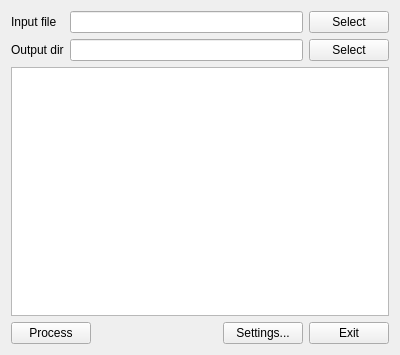
<?xml version="1.0" encoding="UTF-8"?>
<ui version="4.0">
 <class>MainWindow</class>
 <widget class="QMainWindow" name="MainWindow">
  <property name="geometry">
   <rect>
    <x>0</x>
    <y>0</y>
    <width>400</width>
    <height>355</height>
   </rect>
  </property>
  <property name="windowTitle">
   <string>JL Translator Tool</string>
  </property>
  <widget class="QWidget" name="centralWidget">
   <layout class="QGridLayout" name="gridLayout">
    <item row="0" column="0">
     <widget class="QLabel" name="label">
      <property name="text">
       <string>Input file</string>
      </property>
     </widget>
    </item>
    <item row="0" column="1">
     <widget class="QLineEdit" name="lineEdit">
      <property name="readOnly">
       <bool>true</bool>
      </property>
     </widget>
    </item>
    <item row="0" column="2">
     <widget class="QPushButton" name="pushButton_SelectInputFile">
      <property name="text">
       <string>Select</string>
      </property>
     </widget>
    </item>
    <item row="1" column="0">
     <widget class="QLabel" name="label_2">
      <property name="text">
       <string>Output dir</string>
      </property>
     </widget>
    </item>
    <item row="1" column="1">
     <widget class="QLineEdit" name="lineEdit_OutputDir">
      <property name="readOnly">
       <bool>true</bool>
      </property>
     </widget>
    </item>
    <item row="1" column="2">
     <widget class="QPushButton" name="pushButton_SelectOutputDir">
      <property name="text">
       <string>Select</string>
      </property>
     </widget>
    </item>
    <item row="2" column="0" colspan="3">
     <widget class="QTextEdit" name="textEdit_Log">
      <property name="readOnly">
       <bool>true</bool>
      </property>
     </widget>
    </item>
    <item row="3" column="0" colspan="3">
     <layout class="QHBoxLayout" name="horizontalLayout">
      <item>
       <widget class="QPushButton" name="pushButton_Process_Abort">
        <property name="text">
         <string>Process</string>
        </property>
       </widget>
      </item>
      <item>
       <spacer name="horizontalSpacer">
        <property name="orientation">
         <enum>Qt::Horizontal</enum>
        </property>
        <property name="sizeHint" stdset="0">
         <size>
          <width>40</width>
          <height>20</height>
         </size>
        </property>
       </spacer>
      </item>
      <item>
       <widget class="QPushButton" name="pushButton_Settings">
        <property name="text">
         <string>Settings...</string>
        </property>
       </widget>
      </item>
      <item>
       <widget class="QPushButton" name="pushButton_Exit">
        <property name="text">
         <string>Exit</string>
        </property>
       </widget>
      </item>
     </layout>
    </item>
   </layout>
  </widget>
 </widget>
 <layoutdefault spacing="6" margin="11"/>
 <resources/>
 <connections/>
</ui>
